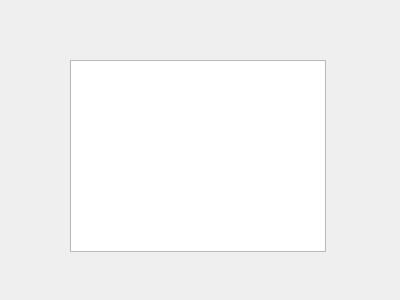
<?xml version="1.0" encoding="UTF-8"?>
<ui version="4.0">
 <class>Form</class>
 <widget class="QWidget" name="Form">
  <property name="geometry">
   <rect>
    <x>0</x>
    <y>0</y>
    <width>400</width>
    <height>300</height>
   </rect>
  </property>
  <property name="windowTitle">
   <string>Form</string>
  </property>
  <widget class="QTableView" name="tableView">
   <property name="geometry">
    <rect>
     <x>70</x>
     <y>60</y>
     <width>256</width>
     <height>192</height>
    </rect>
   </property>
  </widget>
 </widget>
 <resources/>
 <connections/>
</ui>
